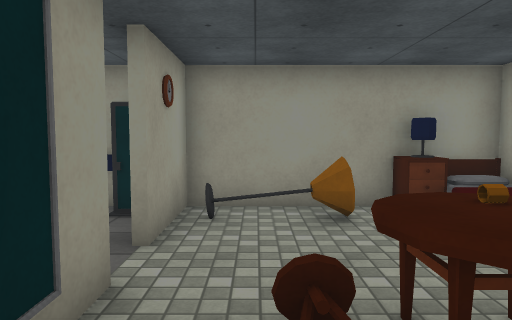
[1] (above)

23 first-person views from a walk through a scene from a Unity 3-D project. The camera is 1.5 m above the floor, tilts 4° down and sees 70° across. Doors are open. The floor is counted in squares, 1 m on a side. Each view is taken from the middle of a square. On the plan, view 1 faces up. The plan holds only what a view shows up to about 16 squares ahead; the rest is blank. The place goes on beyond the plan. The player character is not drawn. Some surface patterns are stand-ins.

[2]
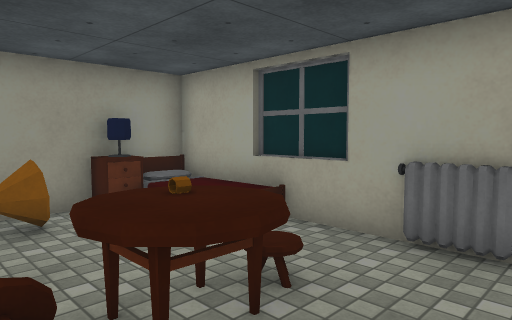

[3]
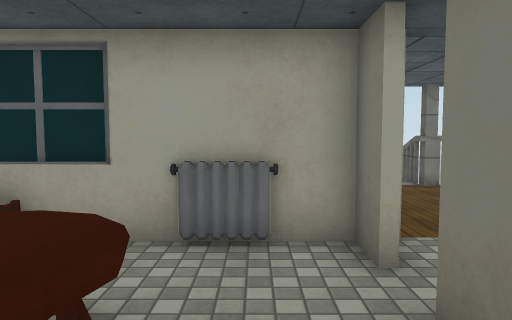

[4]
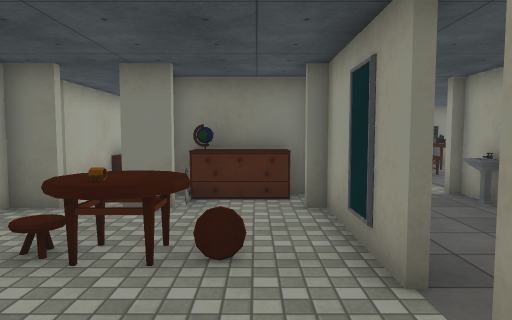

[5]
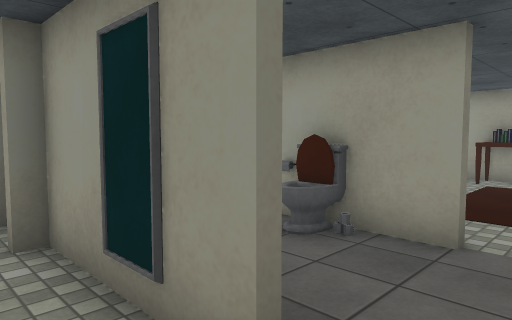

[6]
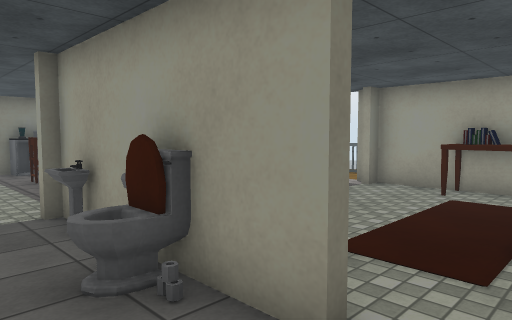

[7]
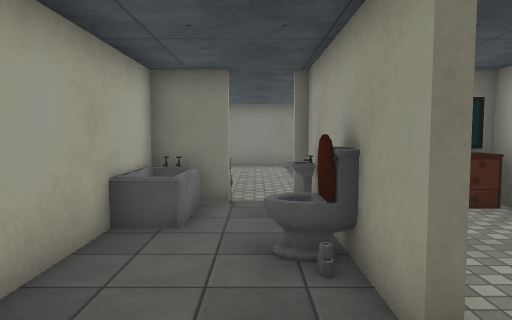

[8]
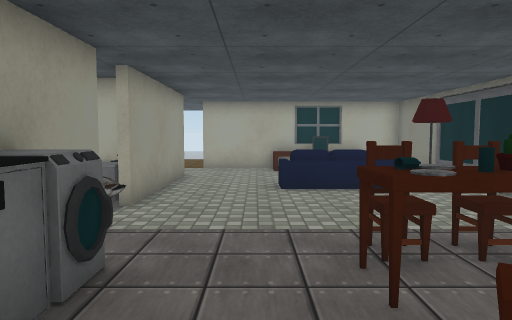

[9]
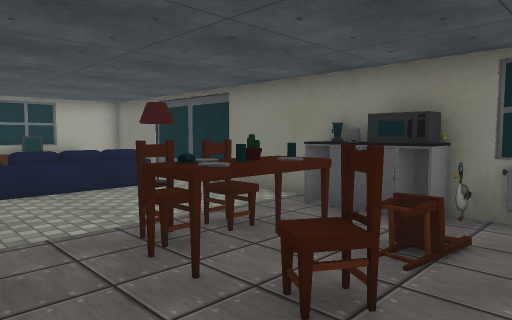

[10]
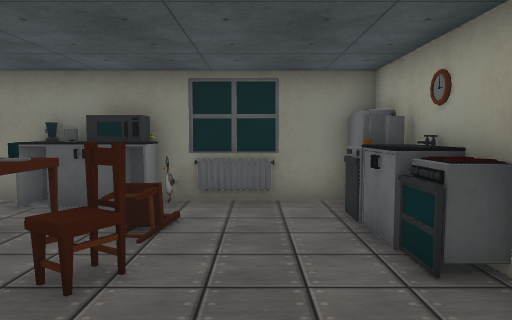

[11]
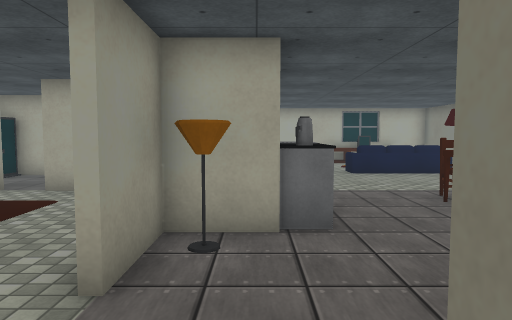

[12]
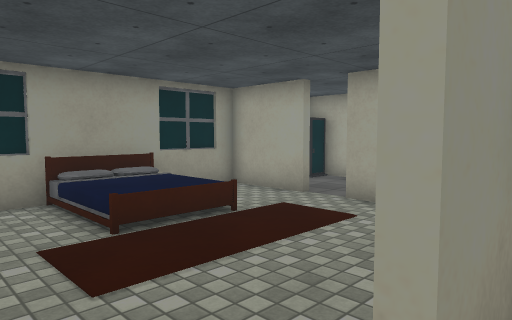

[13]
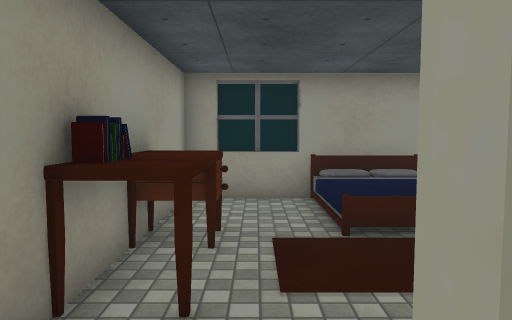

[14]
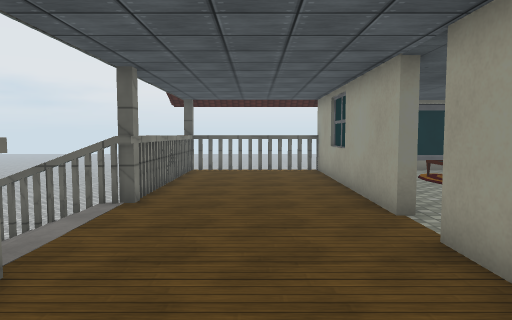

[15]
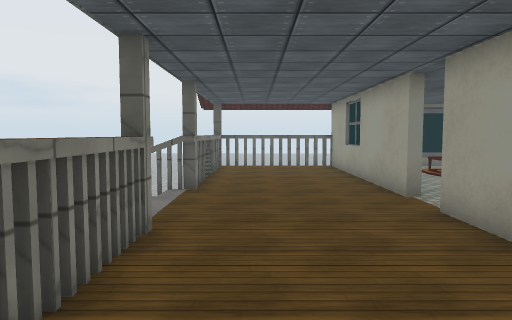

[16]
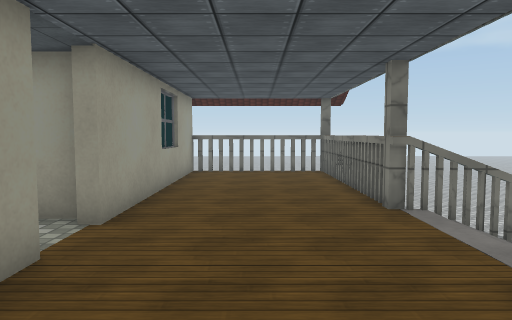

[17]
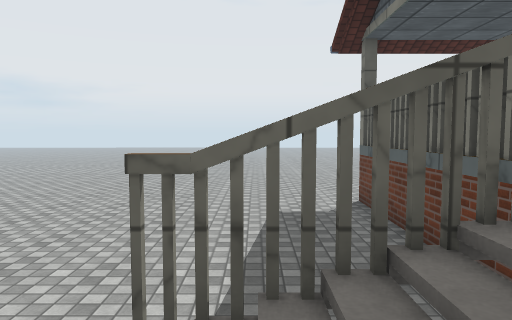

[18]
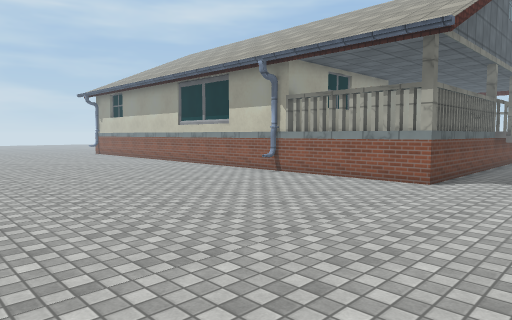

[19]
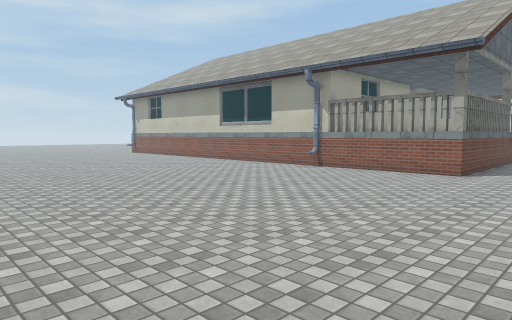

[20]
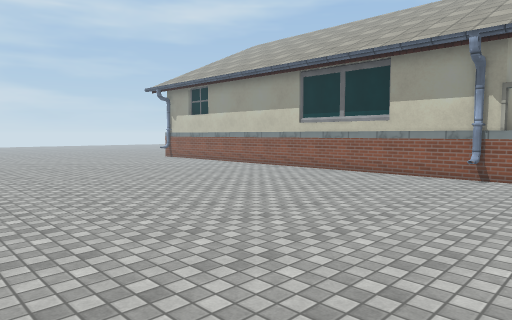

[21]
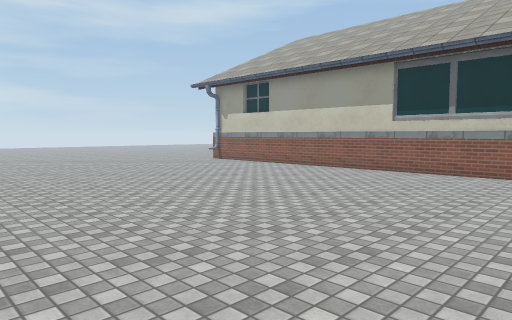

[22]
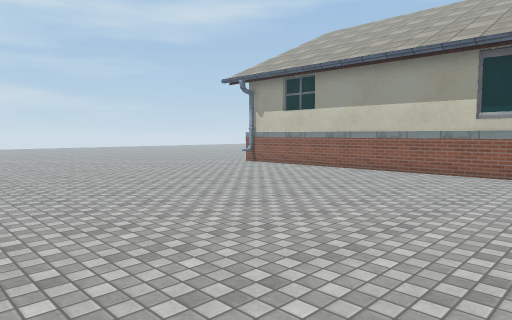

[23]
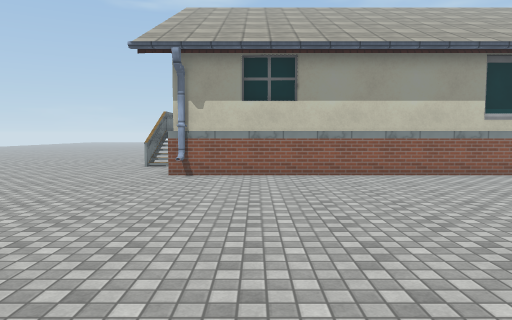

### Floor plan
Key: @ floor where view 1 was taken; # wall or solid block; x gap in a wall; . main floor; : floor 0.25 m higher than the main floor; + floor 1.75 m higher than the main floor; * floor 2.25 m higher than the main floor; / step, stairs or slope; D open door; = window, fence, low wall or low ledge; v drop or lower ground; O other object.
Columns run from 19 left of view 1 to 16 right of it. Each row starts with its distance up from view 1.
  8      ####################xxxxx#   ::
  7      #++O    +# OO#+=OO #+++++x   ::
  6      #+++   ++#++##+++O #+++++x   ::
  5      #O++**/++D++D++++  #+++++x   ::
  4      #O+OOOO++D++DD++++O#+++++x   ::
  3      #O+    ++#++#+OOO++#+++++v
  2      #O+++++++#O+#O+OO++#+++++x
  1      #+++++++ O++#++++++O+++++#
  0      #++   ++ #+OO#@++++#+++++#xx
 -1      D++OO#OO O+OO#OO#++DD+++++/ /
 -2    v+  ++O#OO #+###OO#++DD+++++/
 -3    v   +++OOO+++++++++++#++++++///
 -4        +++++++++++++++++#+++++#xxx#
 -5         ++++++++++++++++#+++++x:::::
 -6       ++++OOO+++++#/+++O#+++++x:::::
 -7      #O+++OOOO++++O OO+O#+++++x:::::
 -8       O+++OOOO++++O OO+O#+++++=:::::
 -9 ..... O+++O+++++++OO   OO+++++x:::::
-10 ..... O+++OOO+++++O+++  #+++++v:::::
-11 .....#O###OOOO################.:::::
-12 .....#..................#......:::::
-13 ...............................:::::
-14 ...............................:::::
-15  ..............................:::::
-16   .............................:::::
-17   .............................:::
-18    ............................:::
-19     ...........................:::
-20     ...........................:::
-21    ............................:::
-22   .............................:::
-23   .............................::::
-24        ........................::
-25         .   .........     .....:
-26                     .  .          :

Positions as (right, up) in squares from view 1, and headings:
1: (0, 0), facing up
2: (0, 0), facing up-right
3: (0, 1), facing right
4: (0, 7), facing down
5: (0, 5), facing down-left
6: (-3, 5), facing down-left
7: (-4, 6), facing down
8: (-11, -5), facing right
9: (-11, -4), facing down-right
10: (-11, -3), facing down
11: (-15, -2), facing right
12: (-13, -1), facing up-right
13: (-12, -1), facing up
14: (8, 4), facing down
15: (9, 6), facing down
16: (8, -7), facing up
17: (14, -1), facing down
18: (15, -23), facing up-left
19: (15, -26), facing up-left
20: (8, -25), facing up-left
21: (4, -26), facing up-left
22: (1, -26), facing up-left
23: (-11, -25), facing up
